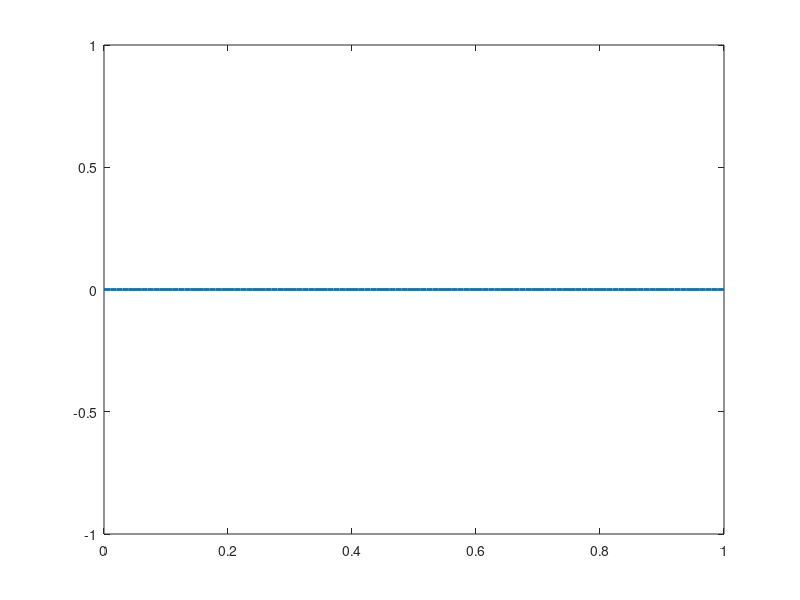

The MATLAB script that drew this image: (Note: this script raises an error after producing the figure.)
clear;
clc;

%% параметры
x_lim = [0 1];  % границы пространства
t_lim = [0 2];  % границы по времени
c = 1;          % скорость звука
dx = 10^-2;     % пространственный шаг

% внешняя сила
external_force = @(x, t) 0;
% начальное значение
initial_value = @(x) 0;
% начальная скорость
initial_speed = @(x) sin(pi * x);

% граничные условия
left_constrain = @(t) 0;
right_constrain = @(t) 0;

%% расчет переменных
dt = dx / c;                % шаг по времени
x = x_lim(1):dx:x_lim(2);   % вектор значений коордитнаты
t = t_lim(1):dt:t_lim(2);   % вектор значений времени

% создание массива для решения
string = zeros(length(t), length(x));

% начальные условия
string(1, :) = initial_value(x);
string(2, :) = string(1, :) + dt * initial_speed(x);

% граничные условия
string(:, 1) = left_constrain(t);
string(:, end) = right_constrain(t);

% график начальных условий
% plot(x, String(1, :), "LineWidth", 2)

%% расчёт в цикле
tic
for i = 3:size(string, 1)
    for j = 2:(size(string, 2) - 1)
        string(i, j) = string(i - 1, j - 1) + string(i - 1, j + 1) - ...
            string(i - 2, j) + dt^2 * external_force(x(j), t(i));
    end
end
toc

%% анимация
figure;
p = plot(x, string(1, :), "LineWidth", 2);
s = subtitle("t = " + t(1));
xlabel("x, м");
ylabel("y, м");
xlim(x_lim)
ylim([min(string, [], "all") max(string, [], "all")])

exportgraphics(gcf, "animation.gif");

% while true
    tic
    for i = 1:size(string, 1)
        p.YData = string(i, :);
        s.String = "t = " + t(i);
        drawnow
        pause(0.01)
        exportgraphics(gcf, "animation.gif", Append = true);
    end
    toc;
% end

%% график всего
[X, T] = meshgrid(x, t);
figure;
contour(X, T, string, "Fill", "on", "LineColor", "k", "LineWidth", 1);
xlabel("x, м");
ylabel("t, c");
c = colorbar;
c.Label.String = "y, м";
% saveas(gcf, "contour.png");